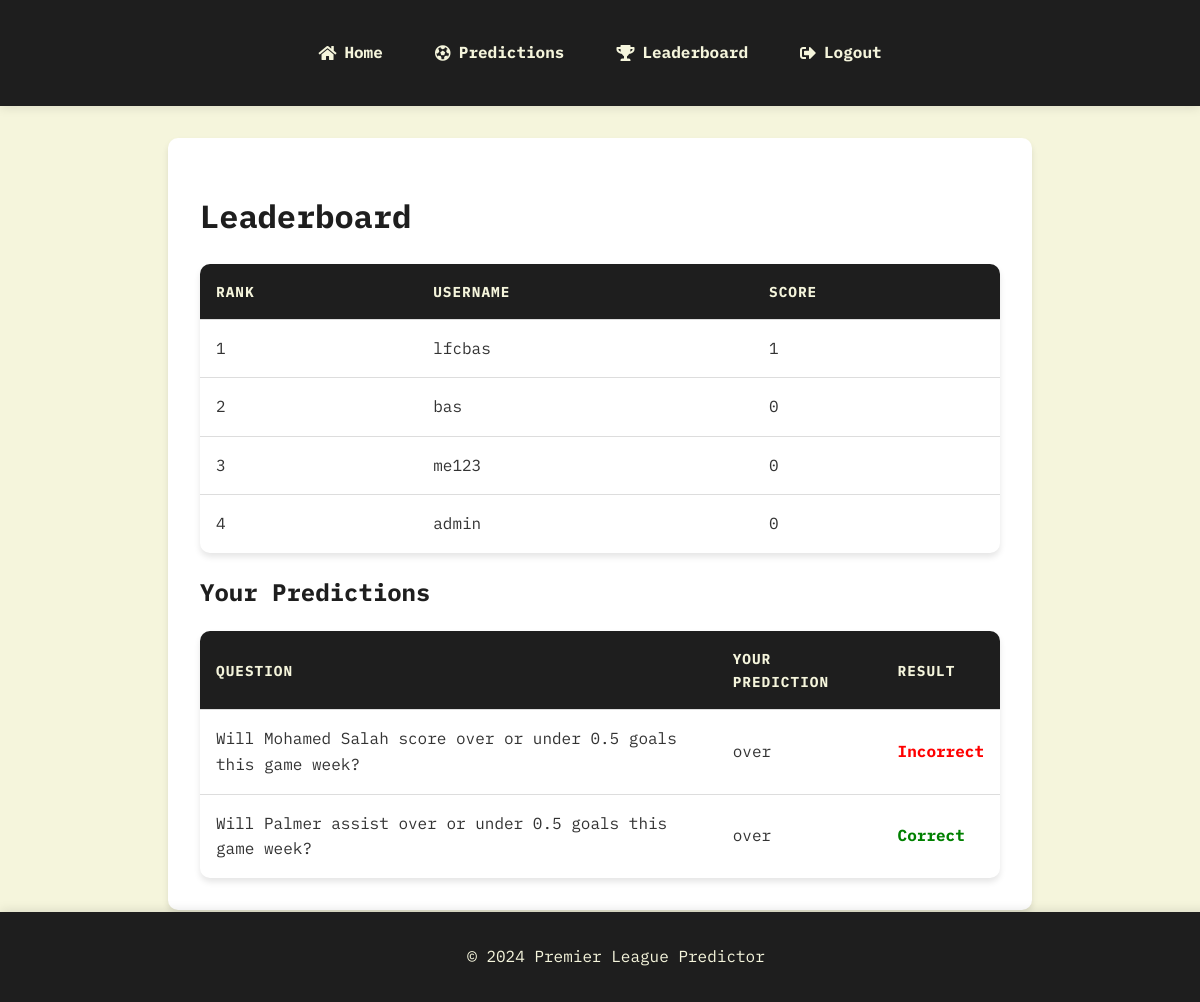
The page /leaderboard (signed in) on the database its author committed.
### app/models.py (models this page shows, shortened)
class User(UserMixin, db.Model):
    id = db.Column(db.Integer, primary_key=True)
    username = db.Column(db.String(80), unique=True, nullable=False)
    email = db.Column(db.String(120), unique=True, nullable=False)
    password_hash = db.Column(db.String(128))  # Updated to store the hashed password
    score = db.Column(db.Integer, default=0)
    predictions = db.relationship('Prediction', backref='user', lazy='dynamic')
    is_admin = db.Column(db.Boolean, default=False)

class Question(db.Model):
    id = db.Column(db.Integer, primary_key=True)
    text = db.Column(db.String(255), nullable=False)
    week = db.Column(db.Integer, nullable=False)
    predictions = db.relationship('Prediction', backref='question', lazy=True)
    result = db.Column(db.String(10))

class Prediction(db.Model):
    id = db.Column(db.Integer, primary_key=True)
    user_id = db.Column(db.Integer, db.ForeignKey('user.id'), nullable=False)
    question_id = db.Column(db.Integer, db.ForeignKey('question.id'), nullable=False)
    answer = db.Column(db.String(10), nullable=False)
    is_correct = db.Column(db.Boolean)
    week = db.Column(db.Integer, nullable=False)

### app/routes.py (the view)
@main.route('/leaderboard')
@login_required
def leaderboard():
    users = User.query.order_by(User.score.desc()).limit(10).all()
    current_week = get_current_week()
    user_predictions = Prediction.query.filter_by(user_id=current_user.id, week=current_week).all()
    predictions_data = []
    for prediction in user_predictions:
        question = Question.query.get(prediction.question_id)
        predictions_data.append({
            'question': question.text,
            'answer': prediction.answer,
            'is_correct': prediction.is_correct
        })
    return render_template('leaderboard.html', users=users, predictions=predictions_data)

### app/routes.py (called while the page is built)
def get_current_week():
    return 3

### app/templates/leaderboard.html (shortened to what this page needs)
{% extends "base.html" %}
{% block content %}
    <h1>Leaderboard</h1>
    <table>
        <thead>
            <tr>
                <th>Rank</th>
                <th>Username</th>
                <th>Score</th>
            </tr>
        </thead>
        <tbody>
            {% for user in users %}
                <tr>
                    <td>{{ loop.index }}</td>
                    <td>{{ user.username }}</td>
                    <td>{{ user.score }}</td>
                </tr>
            {% endfor %}
        </tbody>
    </table>
    <h2>Your Predictions</h2>
    {% if predictions %}
        <table>
            <thead>
                <tr>
                    <th>Question</th>
                    <th>Your Prediction</th>
                    <th>Result</th>
                </tr>
            </thead>
            <tbody>
                {% for prediction in predictions %}
                    <tr>
                        <td>{{ prediction.question }}</td>
                        <td>{{ prediction.answer }}</td>
                        <td>
                            {% if prediction.is_correct is not none %}
                                {% if prediction.is_correct %}
                                    <span class="correct">Correct</span>
                                {% else %}
                                    <span class="incorrect">Incorrect</span>
                                {% endif %}
                            {% else %}
                                Pending
                            {% endif %}
                        </td>
                    </tr>
                {% endfor %}
            </tbody>
        </table>
    {% else %}
        <p>You haven't made any predictions for the current week yet.</p>
    {% endif %}
{% endblock %}

### app/static/css/style.css (style rules this page uses)
:root { --primary-color: #D2B48C; --secondary-color: #8B4513; --background-color: #F5F5DC; --text-color: #333; --light-text: #F5F5DC; --dark-color: #1E1E1E; }
body { font-family: 'IBM Plex Mono', monospace; line-height: 1.6; margin: 0; padding: 0; background-color: var(--background-color); color: var(--text-color); padding-bottom: 60px; }
h1, h2, h3 { color: var(--dark-color); }
table { width: 100%; border-collapse: separate; border-spacing: 0; margin-top: 1rem; overflow: hidden; border-radius: 10px; box-shadow: 0 4px 6px rgba(0,0,0,0.1); }
th, td { padding: 1rem; text-align: left; border-bottom: 1px solid #ddd; }
th { background-color: var(--dark-color); color: var(--light-text); text-transform: uppercase; font-size: 0.9rem; letter-spacing: 1px; }
tr:last-child td { border-bottom: none; }
.correct { color: green; font-weight: bold; }
.incorrect { color: red; font-weight: bold; }

### rows shown on the page
User: username "lfcbas", score "1"
User: username "bas", score "0"
User: username "me123", score "0"
User: username "admin", score "0"
Question: question "Will Mohamed Salah score over or under 0.5 goals this game week?"
Prediction: answer "over"
Question: question "Will Palmer assist over or under 0.5 goals this game week?"
Prediction: answer "over"
